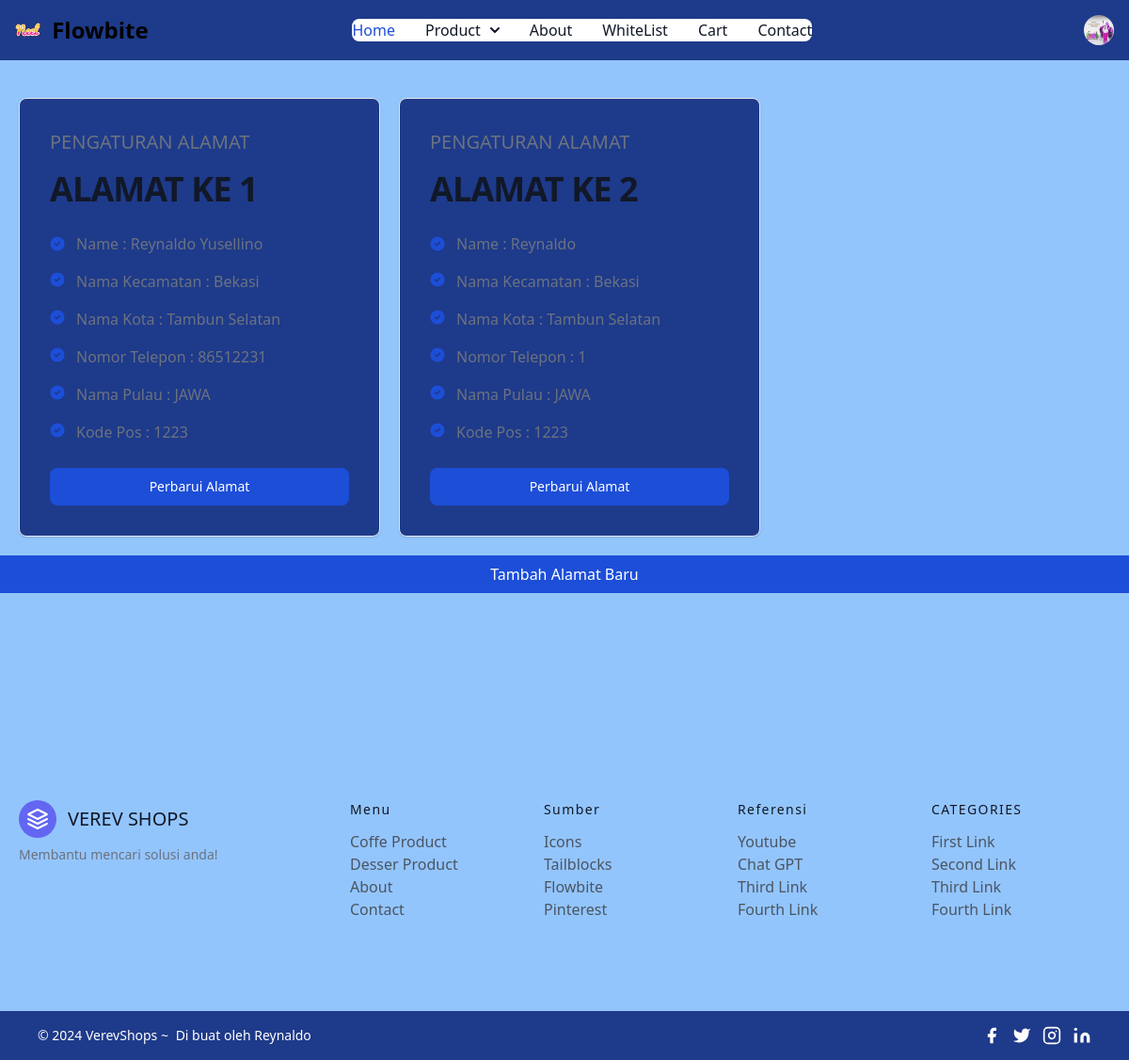
The app's page /setting/ (signed in), older data.
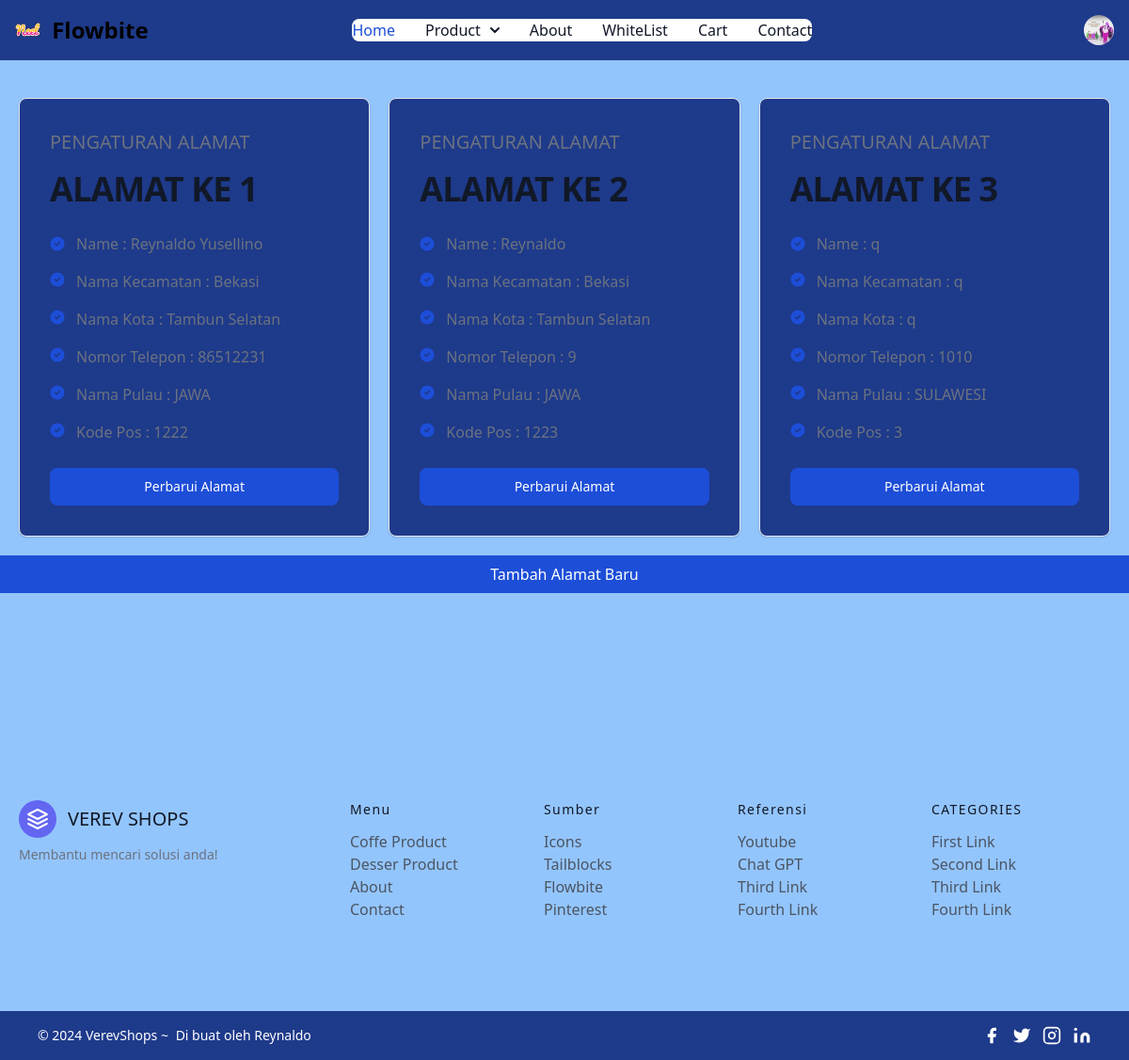
The same page, newer data.
### verevapp/models.py (models this page shows, shortened)
class Customer(models.Model):
    user = models.ForeignKey(User,on_delete=models.CASCADE)
    name = models.CharField(max_length=100)
    locality = models.CharField(max_length=100)
    city = models.CharField(max_length=100)
    mobile = models.IntegerField()
    zipcode = models.IntegerField()
    state = models.CharField(choices=AREA_CHOICES, max_length=100)

### verevapp/views.py (the view)
# urls.py: path("setting/", views.setting, name='setting'),
def setting(req):
    add = Customer.objects.filter(user= req.user)
    return render(req, 'setting.html', locals())

### templates/setting.html (shortened to what this page needs)
{% include "base.html" %} {% include "navbar.html" %} {% load static %}
<div
  class="container mx-auto max-w-screen-xl flex flex-col md:flex-row gap-5 px-5 pt-10"
>
  {% for ad in add %}
  <div
    class="w-full max-w-sm p-4 bg-blue-900 border border-gray-200 rounded-lg shadow sm:p-8"
  >
    <h5 class="mb-4 text-xl font-medium text-gray-500 dark:text-gray-400">
      PENGATURAN ALAMAT
    </h5>
    <div class="flex items-baseline text-gray-900 dark:text-white">
      <span class="text-4xl font-bold tracking-tight"
        >ALAMAT KE {{ forloop.counter }}
      </span>
    </div>
    <ul role="list" class="space-y-5 my-7">
      <li class="flex items-center">
        <span
          class="text-base font-normal leading-tight text-gray-500 dark:text-gray-300 ms-3"
          >Name : {{ ad.name }}
        </span>
      </li>
      <li class="flex">
        <span
          class="text-base font-normal leading-tight text-gray-500 dark:text-gray-300 ms-3"
          >Nama Kecamatan : {{ ad.locality }}
        </span>
      </li>
      <li class="flex">
        <span
          class="text-base font-normal leading-tight text-gray-500 dark:text-gray-300 ms-3"
          >Nama Kota : {{ad.city}}</span
        >
      </li>
      <li class="flex">
        <span
          class="text-base font-normal leading-tight text-gray-500 dark:text-gray-300 ms-3"
          >Nomor Telepon : {{ad.mobile}}</span
        >
      </li>
      <li class="flex">
        <span
          class="text-base font-normal leading-tight text-gray-500 dark:text-gray-300 ms-3"
          >Nama Pulau : {{ad.state}}</span
        >
      </li>
      <li class="flex">
        <span
          class="text-base font-normal leading-tight text-gray-500 dark:text-gray-300 ms-3"
          >Kode Pos : {{ad.zipcode}}</span
        >
      </li>
    </ul>
    <a
      href="{% url 'updateSetting' pk=ad.id %}"
      type="button"
      class="text-white bg-blue-700 hover:bg-blue-800 focus:ring-4 focus:outline-none focus:ring-blue-200 dark:bg-blue-600 dark:hover:bg-blue-700 dark:focus:ring-blue-900 font-medium rounded-lg text-sm px-5 py-2.5 inline-flex justify-center w-full text-center"
    >
      Perbarui Alamat
    </a>
  </div>
  {% endfor %}
</div>
<div class="mx-auto max-w-screen-xl py-5">
    <div class="">
      <a href="{% url 'profile' %}"
      type="submit"
      class="text-center w-full bg-blue-700 text-white p-2 mb-6 hover:bg-blue-600">
      Tambah Alamat Baru
    </a>
    </div>
  </div>
{% include "footer.html" %}

Row changes from the older to the newer data that the page shows:
changed Customer "Reynaldo Yusellino": zipcode "1223" → "1222"
changed Customer "Reynaldo": mobile "1" → "9"
added Customer: name "q", locality "q", city "q", mobile "1010", state "SULAWESI", zipcode "3"
